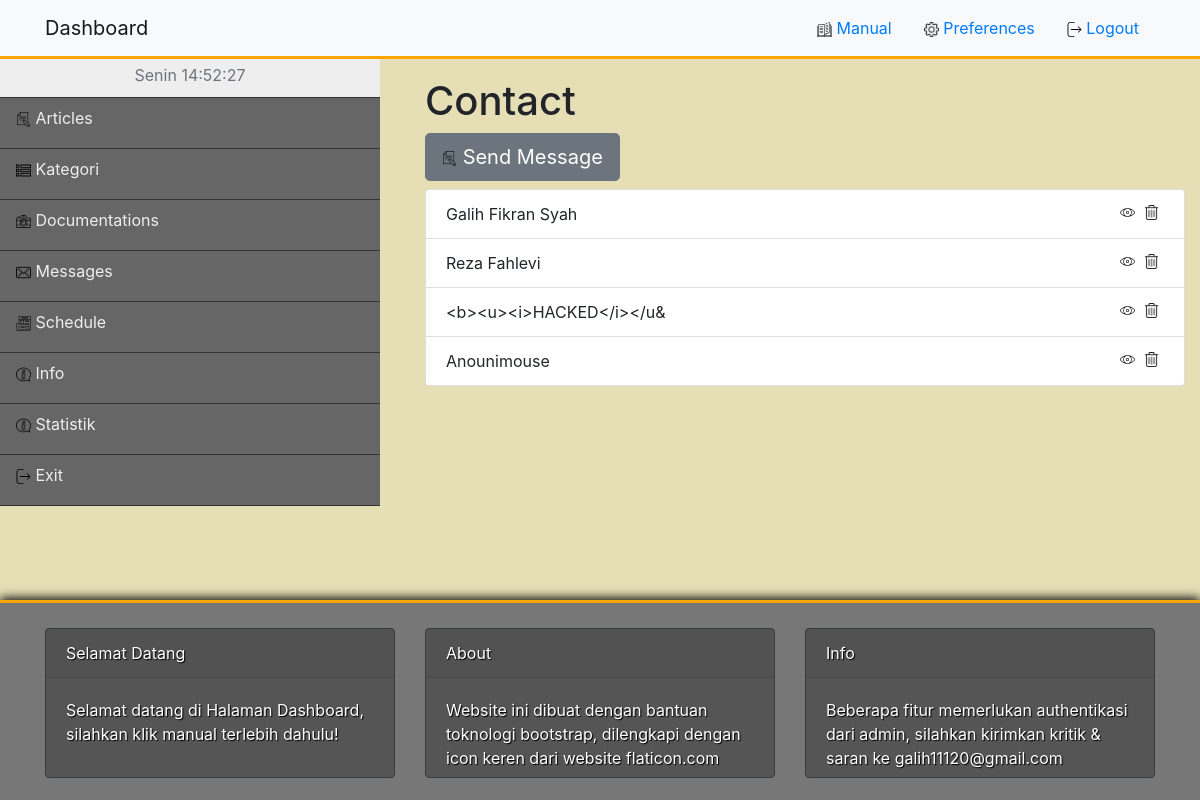
/admin/contact.php (signed in), run on the app's committed database.
### tables this page shows
CREATE TABLE `kontak` (
  `id_pengirim` int(11) NOT NULL AUTO_INCREMENT,
  `email` varchar(50) NOT NULL,
  `isi_pesan` text NOT NULL,
  `nama_pengirim` varchar(50) DEFAULT NULL,
  PRIMARY KEY (`id_pengirim`)
);

### functions.php (called while the page is built, shortened)
<?php
$host = "localhost";
$username = "galih";
$password = "galih";
$db_name = "majelis";
$conn = mysqli_connect($host,$username,$password,$db_name);
function query($data){
    global $conn;
    $result = mysqli_query($conn, $data);
    $rows = [];
    while($row = mysqli_fetch_assoc($result)){
        $rows[]=$row;
    }
    return $rows;
}

### admin/contact.php (the view, shortened to what this page needs)
<?php
require_once '../functions.php';
$query = "SELECT * FROM kontak";
$kontak = query($query);
if(isset($_SESSION['warna'])){
    $warna = $_SESSION['warna'];
}else{
    $warna = false;
}
?>
<!DOCTYPE html>
<html>
<head>
    <link rel="stylesheet" type="text/css" media="screen" href="../assets/css/bootstrap.min.css">
    <link rel="stylesheet" type="text/css" media="screen" href="../assets/dist/sweetalert2.min.css">
    <link rel="stylesheet" type="text/css" media="screen" href="../assets/css/style.css" />
    <link rel="stylesheet" type="text/css" media="screen" href="../assets/css/styleAdmin.css" />
</head>
<body style="background-color:rgb("<?=$warna;?>");">
<section>
    <nav class="navbar navbar-light bg-light">
        <div class="container">
         <a class="navbar-brand" href="index.php">Dashboard</a>
             <ul class="nav justify-content-end">
                  <li class="nav-item">
                     <a class="nav-link active" href="manual.php">
                       <img src="../assets/ico/open-book.svg"  class="icon">
                       Manual</a>
                    </li>
                   <li class="nav-item">
                   <a class="nav-link" href="preferences.php">
                <img src="../assets/ico/preferences.png"  class="icon">
                Preferences</a>
                     </li>
                     <li class="nav-item">
                      <a class="nav-link" href="../logout.php" >
              <img src="../assets/ico/logout.svg"  class="icon">
                Logout</a>
            </li>
        </ul>
    </div>
</nav>
</section>
<section id="artikel">
    <div class="row">
        <div class="col-md-4 navigasi">
            <ul class="nav flex-column">
                <li class="nav-item text-center text-muted" id="time">
                 </li>
                <li class="nav-item navigasi">
                  <a class="nav-link active" href="index.php" id="article">
                      <img src="../assets/ico/story.png"  class="icon">
                    Articles</a>
                </li>
                <li class="nav-item navigasi">
                  <a class="nav-link" href="kategori.php" id="kategori" >
                      <img src="../assets/ico/list.svg"  class="icon">
                    Kategori</a>
                </li>
                <li class="nav-item navigasi">
                  <a class="nav-link" href="documents.php" id="documentation">
                      <img src="../assets/ico/camera.svg"  class="icon">
                    Documentations</a>
                </li>
                <li class="nav-item navigasi">
                  <a class="nav-link" href="contact.php" id="message">
                      <img src="../assets/ico/message.png"  class="icon">
                    Messages</a>
                </li>
                <li class="nav-item navigasi">
                  <a class="nav-link" href="jadwal.php" id="schedule">
                      <img src="../assets/ico/newspaper.svg"  class="icon">
                    Schedule</a>
                </li>
                <li class="nav-item navigasi">
                  <a class="nav-link" href="info.php" id="info">
                      <img src="../assets/ico/information.png"  class="icon">
                    Info</a>
                </li>
                <li class="nav-item navigasi">
                  <a class="nav-link" href="statistik.php" id="statistik">
                      <img src="../assets/ico/information.png"  class="icon">
                    Statistik</a>
                </li>
                <li class="nav-item navigasi">
                  <a class="nav-link " href="../logout.php">
                      <img src="../assets/ico/logout.svg"  class="icon">
                    Exit</a>
                </li>
              </ul>
        </div>
        <div class="col-md-8">
            <div class="container">
                <h1 class="mt-4">Contact</h1>
            <button type="button" class="btn btn-secondary btn-lg mb-2 " data-toggle="modal" data-target="#exampleModalCenter">
                <img src="../assets/ico/story.png"  class="icon">
                Send Message
            </button>
                    <div id="content">
                        <ul class="list-group ">
                        <?php foreach($kontak as $r) :?>
                            <li class="list-group-item">
                                <?= $r['nama_pengirim'];?>
                                <a href="hapus.php?id=<?=$r['id_pengirim'];?>&type=kontak" class="badge float-right"  onclick="return confirm('apakah anda yakin?');">
                                    <img src="../assets/ico/delete.png"  class="icon">
                                </a>
                                <a href="detail.php?id=<?=$r['id_pengirim'];?>&type=kontak" class="badge float-right">
                                    <img src="../assets/ico/eye.png"  class="icon">
                                </a>
                            </li>
                        <?php endforeach; ?>
                        </ul>
                    </div>
                </div>
            </div>
        </div>
</section>
<footer>
<div class="container">
    <div class="row">
        <div class="col-md-4">
            <div class="card border-dark mb-3 info">
            <div class="card-header">Selamat Datang</div>
                    <div class="card-body text-dark">
                        <p class="card-text">Selamat datang di Halaman Dashboard, silahkan klik manual terlebih dahulu!</p>
                    </div>
            </div>
        </div>
        <div class="col-md-4">
            <div class="card border-dark mb-3 info">
            <div class="card-header">About</div>
                <div class="card-body text-dark">
                     <p class="card-text">Website ini dibuat dengan bantuan toknologi bootstrap, dilengkapi dengan icon keren dari website flaticon.com </p>
                </div>
            </div>
        </div>
        <div class="col-md-4">
            <div class="card border-dark mb-3 info">
            <div class="card-header">Info</div>
                <div class="card-body text-dark">
                    <p class="card-text">Beberapa fitur memerlukan authentikasi dari admin, silahkan kirimkan kritik & saran ke galih11120@gmail.com</p>
                </div>
            </div>
        </div>
    </div>
</div>
</footer>
</body>
</html>

### assets/css/style.css (style rules this page uses)
html { min-width: 400px; background-size: 550px 550px; }
img.icon { width: 15px; }

### assets/css/styleAdmin.css (style rules this page uses)
body { background-color: rgba(228, 221, 176, 0.918); }
.navbar { border-bottom: 3px solid orange; position: absolute; z-index: 999; left: 0px; right: 0px; top: 0px; min-width: 800px; }
section#artikel { margin-top: 53px; margin-bottom: 250px; }
.row li.nav-item:first-child { background-color: #eee; height: 45px; line-height: 45px; }
.row li.nav-item { background-color: #666; }
.row li.nav-item a { color: #eee; height: 50px; }
img.icon { width: 15px; }
.row li.nav-item { color: #333; border-bottom: 1px solid #333; }
footer { height: 200px; position: fixed; bottom: 0px; right: 0px; left: 0px; background-color: #777; border-top: 3px solid orange; z-index: 999; box-shadow: 0px -2px 10px #000; }
div.info { height: 150px; margin-top: 25px; background-color: #555; color: #fff; text-shadow: 1px 1px 1px #000; }
div.info p.card-text { color: #fff; text-shadow: 1px 1px 1px #000; }

### data on the page
kontak: nama_pengirim "Galih Fikran Syah"
kontak: nama_pengirim "Reza Fahlevi"
kontak: nama_pengirim "<b><u><i>HACKED</i></u&"
kontak: nama_pengirim "Anounimouse"
